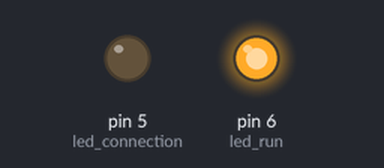
Recording of a sketch running on a simulated Arduino Uno, built with avr-gcc and run on an emulated ATmega328P. On the bench: output pins drawn as LEDs (lit = HIGH). What the sketch prints to the serial monitor is not drawn.

Above: at 0.1 s.
Timing chart, 0 to 1.6 s (numbered marks = the images above):
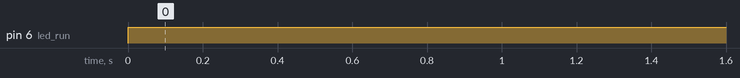

Measured:
- by itself, pin 6 (led_run): LOW → HIGH at 0.00 s

The sketch:

Condition_if.ino
```cpp
#define led_connection 5
#define led_run 6
int counter = 0;

void led_connect()
{
  digitalWrite(led_connection, HIGH); delay(1000); digitalWrite(led_connection, LOW); delay(1000);
}

void setup()
{
  Serial.begin(9600);
  pinMode(led_connection, OUTPUT);
  pinMode(led_run, OUTPUT);
}

void loop()
{

  counter++;   //counter = counter + 1;
  //led_connect();
  Serial.print("counter : "); Serial.println(counter);
  if(counter > 10 || counter < 20)
  {
    digitalWrite(led_run, HIGH);
    Serial.println("led_run");

  }else{
    digitalWrite(led_run, LOW);
  }
  delay(1000);
}
```
